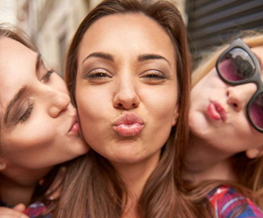
#> input picture examples/selfie.jpg, 263 x 218 px
$ python selfie.py   (older library calls are emulated)
#> lines starting #> are read from the running program, lines starting #| are printed output that depends on the picture
### src/pykuwahara/kuwahara.py
from typing import Literal, Optional
import numbers
import warnings

import cv2
import numpy as np


# dtypes accepted as-is by cv2.cvtColor (native byte order only)
_CVTCOLOR_DTYPES = (np.dtype(np.uint8), np.dtype(np.uint16), np.dtype(np.float32))


def _work_dtype(dtype: np.dtype) -> type:
    """Floating dtype used for the computations (float32 unless it loses precision)."""
    if dtype.kind in 'biu' and dtype.itemsize == 1:
        return np.float32
    if dtype.kind == 'f' and dtype.itemsize <= 4:
        return np.float32
    return np.float64


def kuwahara(
    orig_img: np.ndarray,
    method: Literal["mean", "gaussian"] = "mean",
    radius: int = 3,
    sigma: Optional[float] = None,
    grayconv: int = cv2.COLOR_BGR2GRAY,
    image_2d: Optional[np.ndarray] = None,
) -> np.ndarray:
    """
    Get the image filtered with Kuwahara method.

    Computations are done in float32 for 8-bit, float16 and float32 inputs, and in
    float64 for all other dtypes (16-bit and wider integers, float64). For integer
    inputs, the output is truncated toward zero when cast back to the input dtype.

    :param orig_img: original numpy image, of shape ``(H, W)`` or ``(H, W, C)``
    :type orig_img: :class:`numpy.ndarray`
    :param method: method used to compute the pixels values
    :type method: `Literal['mean', 'gaussian']`
    :param radius: the window radius (`winsize = 2 * radius + 1`), greater than or equal to 1
    :type radius: `int`
    :param sigma: the sigma used if method is "gaussian", automatically computed by OpenCV when `None`
    :type sigma: `float` or `None`
    :param grayconv: OpenCV color conversion code for ``cv2.cvtColor(orig_img, grayconv)`` when ``image_2d``
        is omitted (3-channel input). It must produce a single-channel image. Default is ``cv2.COLOR_BGR2GRAY``.
    :type grayconv: `int`
    :param image_2d: the 1-channel image of shape ``(H, W)`` used to compute the variance, used instead
        of `grayconv` (3-channel input) or of the image itself (2-D input)
    :type image_2d: `numpy.ndarray` or `None`
    :returns: the filtered image, with the same shape and dtype as `orig_img`
    :rtype: `numpy.ndarray`
    :raises TypeError: if `orig_img` is not 2-D or 3-D, or if `radius` is not an integer
    :raises ValueError: if `radius` < 1, if `method` is unknown, if `image_2d` has not the
        shape ``(H, W)``, or if `grayconv` does not produce a single-channel image
    """

    # Filter description:
    # The Kuwahara filter works on a window divided into 4 overlapping
    # subwindows (for a 5x5 pixels example, see below). In each subwindow, the mean and
    # variance are computed. The output value (located at the center of the
    # window) is set to the mean of the subwindow with the smallest variance.
    #
    #     ( a  a  ab   b  b)
    #     ( a  a  ab   b  b)
    #     (ac ac abcd bd bd)
    #     ( c  c  cd   d  d)
    #     ( c  c  cd   d  d)
    #
    # Inspired by:
    #       python-kuwahara by Andrew Dussault, 2015 : https://github.com/adussault/python-kuwahara
    #       which it itself based on original Matlab code from Luca Balbi, 2007

    if orig_img.ndim != 2 and orig_img.ndim != 3:
        raise TypeError("Incorrect number of dimensions (expected 2 or 3)")

    if isinstance(radius, bool) or not isinstance(radius, numbers.Integral):
        raise TypeError('`radius` must be int')
    radius = int(radius)

    if radius < 1:
        raise ValueError('`radius` must be greater than or equal to 1')

    if method not in ('mean', 'gaussian'):
        raise ValueError('unsupported method %s' % method)

    if method == 'gaussian' and sigma is None:
        sigma = -1
        # then computed by OpenCV as : 0.3 * ((ksize - 1) * 0.5 - 1) + 0.8
        # see: https://docs.opencv.org/master/d4/d86/group__imgproc__filter.html#gac05a120c1ae92a6060dd0db190a61afa

    # convert to float if necessary for further math computation
    work_dtype = _work_dtype(orig_img.dtype)
    image = orig_img.astype(work_dtype, copy=False)

    if image_2d is not None:
        image_2d = np.asarray(image_2d)
        if image_2d.ndim != 2 or image_2d.shape != image.shape[:2]:
            raise ValueError(
                f"`image_2d` must be a 2-D array of shape {image.shape[:2]}, got {image_2d.shape}"
            )
        image_2d = image_2d.astype(work_dtype, copy=False)

    # preallocate these arrays
    avgs = np.empty((4, *image.shape), dtype=work_dtype)
    variances = np.empty((4, *image.shape[:2]), dtype=work_dtype)

    if image.ndim == 3 and image_2d is None:
        if orig_img.dtype in _CVTCOLOR_DTYPES and orig_img.dtype.isnative:
            cvt_src = orig_img
        else:
            # OpenCV rejects other depths (e.g. CV_16S, CV_64F) for typical color conversions.
            if orig_img.dtype.kind == 'f' and orig_img.dtype.itemsize == 8:
                warnings.warn(
                    "3-channel float64 input without `image_2d`: OpenCV `cv2.cvtColor` does not "
                    "support CV_64F; the grayscale conversion (grayconv) is computed in float32, "
                    "the filtering itself stays in float64. Pass an explicit 1-channel `image_2d` "
                    "for a full-precision variance guide.",
                    UserWarning,
                    stacklevel=2,
                )
            cvt_src = image.astype(np.float32, copy=False)
        image_2d = cv2.cvtColor(cvt_src, grayconv)
        if image_2d.ndim != 2:
            raise ValueError("`grayconv` must produce a single-channel (2-D) image")
        image_2d = image_2d.astype(work_dtype, copy=False)

    if image_2d is None:
        image_2d = image
        avgs_2d = avgs
    else:
        avgs_2d = np.empty((4, *image.shape[:2]), dtype=work_dtype)

    # Create a pixel-by-pixel square of the image
    squared_img = image_2d ** 2

    if method == 'mean':
        kxy = np.ones(radius + 1, dtype=work_dtype) / (radius + 1)    # kernelX and kernelY (same)
    elif method == 'gaussian':
        ktype = cv2.CV_64F if work_dtype is np.float64 else cv2.CV_32F
        kxy = cv2.getGaussianKernel(2 * radius + 1, sigma, ktype=ktype)
        kxy /= kxy[radius:].sum()   # normalize the semi-kernels
        klr = np.array([kxy[:radius+1], kxy[radius:]])
        kindexes = [[1, 1], [1, 0], [0, 1], [0, 0]]

    # the anchor (pixel position) for all kernel quadrants
    anchors = [(0, 0), (0,  radius), (radius, 0), (radius, radius)]

    # Calculation of averages and variances on subwindows
    for k in range(4):
        if method == 'mean':
            kx = ky = kxy
        elif method == 'gaussian':
            kx, ky = klr[kindexes[k]]
        cv2.sepFilter2D(image, -1, kx, ky, avgs[k], anchors[k])
        if avgs_2d is not avgs: # else, this is already done...
            cv2.sepFilter2D(image_2d, -1, kx, ky, avgs_2d[k], anchors[k])
        cv2.sepFilter2D(squared_img, -1, kx, ky, variances[k], anchors[k])
        variances[k] = variances[k] - avgs_2d[k] ** 2    # compute the final variance on subwindow

    # Choice of index with minimum variance
    indices = np.argmin(variances, axis=0)

    # Building the filtered image
    if image.ndim == 2:
        filtered = np.take_along_axis(avgs, indices[None,...], 0).reshape(image.shape)
    else:   # then avgs.ndim == 4
        filtered = np.take_along_axis(avgs, indices[None,...,None], 0).reshape(image.shape)

    return filtered.astype(orig_img.dtype)

### examples/selfie.py
import cv2
from pykuwahara import kuwahara

image = cv2.imread('selfie.jpg')
#> image is the input picture: shape (218, 263, 3); mean B, G, R 89.7, 108.2, 154
#image = (image / 255).astype('float32')     # pykuwahara supports float32 as well

lab_image = cv2.cvtColor(image, cv2.COLOR_BGR2Lab)
#> lab_image: shape (218, 263, 3); mean of channels 0, 1, 2 125.4, 144.3, 145.9
l, a, b = cv2.split(lab_image)
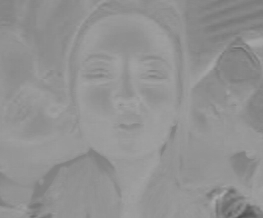
#> b: shape (218, 263); min 80, max 170, mean 145.9

hsv_image = cv2.cvtColor(image, cv2.COLOR_BGR2HSV)
#> hsv_image: shape (218, 263, 3); mean H, S, V 18.4, 121.8, 154.2
h, s, v = cv2.split(hsv_image)
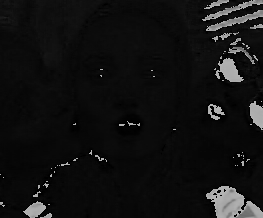
#> h: shape (218, 263); min 0, max 179, mean 18.4
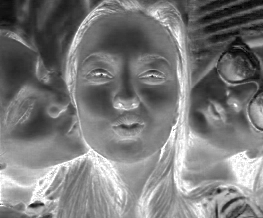
#> s: shape (218, 263); min 0, max 255, mean 121.8
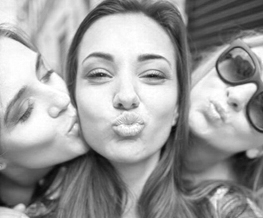
#> v: shape (218, 263); min 7, max 255, mean 154.2

filt1 = kuwahara(image, method='gaussian', radius=5, sigma=2., image_2d=l)
filt2 = kuwahara(image, method='gaussian', radius=5, sigma=2., image_2d=v)
#> call 2 of kuwahara, with method = 'gaussian', radius = 5, sigma = 2, grayconv = 6
#> in kuwahara (call 2), `squared_img = image_2d ** 2`:
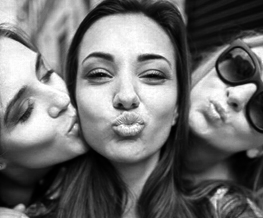
#> squared_img: shape (218, 263) float32; min 49, max 65025, mean 28121; drawn with min black and max white
#> in kuwahara (call 2), `ktype = cv2.CV_64F if work_dtype is np.float64 else cv2.CV_32F`: ktype = 5
#> in kuwahara (call 2), `kxy = cv2.getGaussianKernel(2 * radius + 1, sigma, ktype=ktype)`: kxy = [0.00881, 0.0271, 0.0651, 0.122, 0.177, 0.201, 0.177, 0.122, 0.0651, 0.0271, 0.00881]
#> in kuwahara (call 2), `kxy /= kxy[radius:].sum()`: kxy = [0.0147, 0.0452, 0.108, 0.203, 0.295, 0.334, 0.295, 0.203, 0.108, 0.0452, 0.0147]
#> the loop in kuwahara (call 2), `for k in range(4):` made 4 passes
#> (kx, ky) on passes 2 to 3: ([0.334, 0.295, 0.203, 0.108, 0.0452, 0.0147], [0.0147, 0.0452, 0.108, 0.203, 0.295, 0.334]), ([0.0147, 0.0452, 0.108, 0.203, 0.295, 0.334], [0.334, 0.295, 0.203, 0.108, 0.0452, 0.0147])
#> ky on passes 1, 4: [0.334, 0.295, 0.203, 0.108, 0.0452, 0.0147], [0.0147, 0.0452, 0.108, 0.203, 0.295, 0.334]
#> in kuwahara (call 2), `indices = np.argmin(variances, axis=0)`:
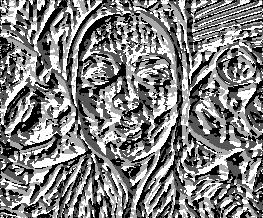
#> indices: shape (218, 263) int64; min 0, max 3, mean 1.5; drawn with min black and max white
#> in kuwahara (call 2), `filtered = np.take_along_axis(avgs, indices[None,...,None], 0).reshape..`:
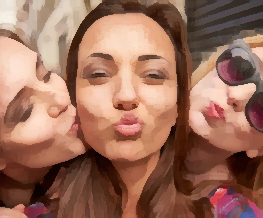
#> filtered: shape (218, 263, 3) float32; mean B, G, R 91.7, 110.1, 155.5
#filt = kuwahara(lab_image, method='gaussian', radius=5, sigma=2., image_2d=l)

cv2.imwrite('selfie-kfilt-gaus1.jpg', filt1)
cv2.imwrite('selfie-kfilt-gaus2.jpg', filt2)
#cv2.imwrite('selfie-kfilt-gaus.jpg', (cv2.cvtColor(filt, cv2.COLOR_Lab2BGR) * 255).astype('uint8'))

$ run again, with examples/lion.jpg copied over examples/selfie.jpg
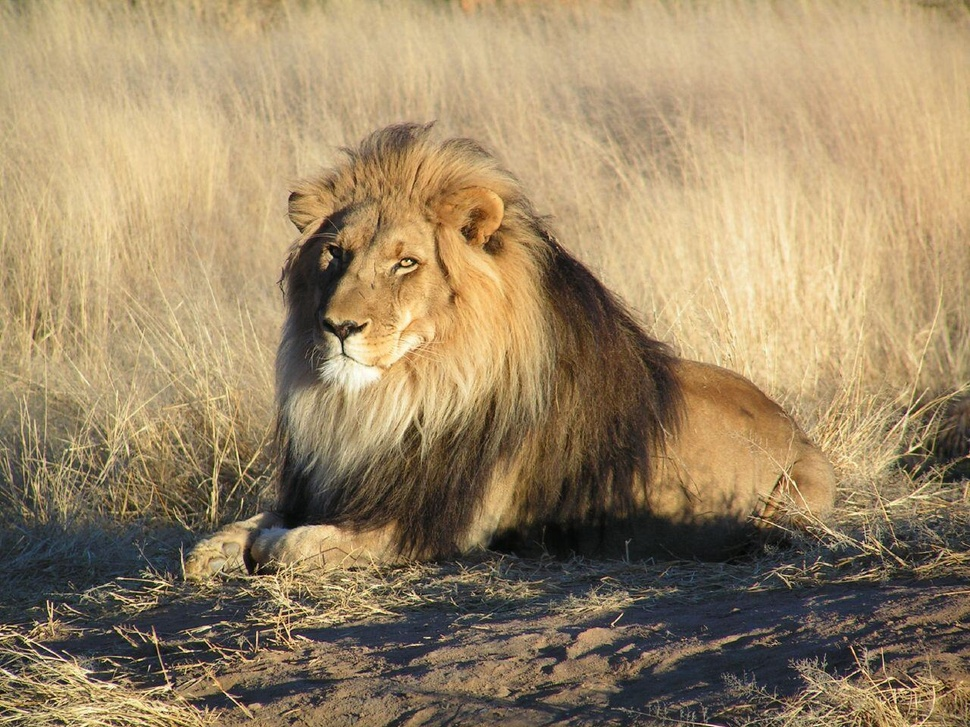
#> input picture examples/lion.jpg, 970 x 727 px, shrunk from 1280 x 960 before the run
#> image is the input picture: shape (727, 970, 3); mean B, G, R 102.3, 135.3, 156.3
#> lab_image: shape (727, 970, 3); mean of channels 0, 1, 2 144.5, 131.2, 148.2
#> hsv_image: shape (727, 970, 3); mean H, S, V 29.3, 88.7, 157.4
#> in kuwahara (call 2), `squared_img = image_2d ** 2`:
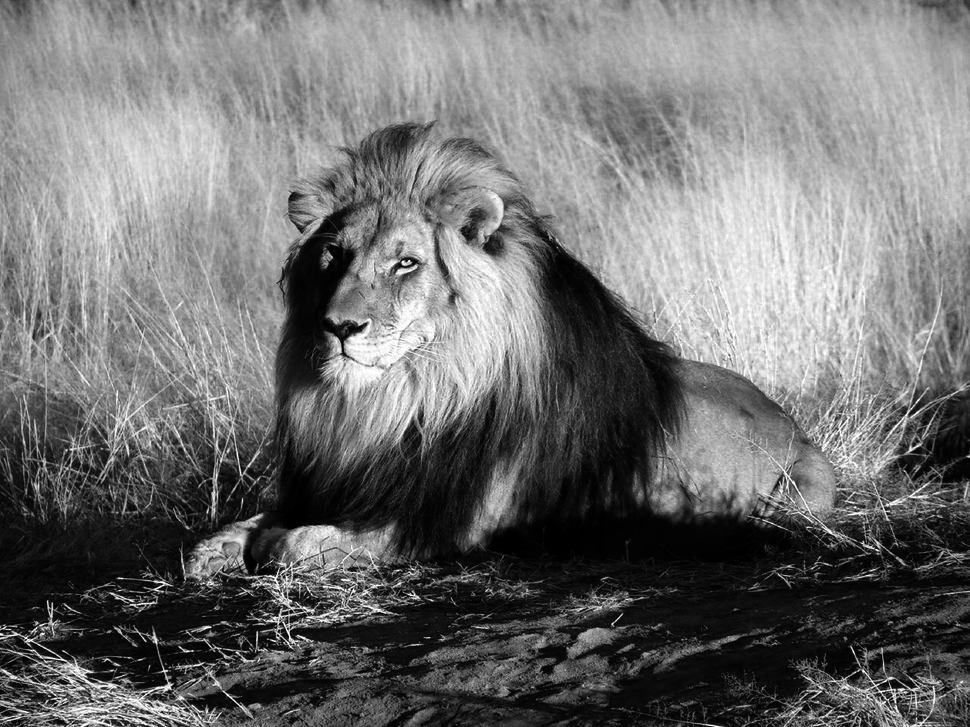
#> squared_img: shape (727, 970) float32; min 16, max 65025, mean 28965.8; drawn with min black and max white
#> ktype = 5
#> in kuwahara (call 2), `kxy = cv2.getGaussianKernel(2 * radius + 1, sigma, ktype=ktype)`: kxy = [0.00881, 0.0271, 0.0651, 0.122, 0.177, 0.201, 0.177, 0.122, 0.0651, 0.0271, 0.00881]
#> in kuwahara (call 2), `kxy /= kxy[radius:].sum()`: kxy = [0.0147, 0.0452, 0.108, 0.203, 0.295, 0.334, 0.295, 0.203, 0.108, 0.0452, 0.0147]
#> the loop in kuwahara (call 2), `for k in range(4):` made 4 passes
#> (kx, ky) on passes 2 to 3: ([0.334, 0.295, 0.203, 0.108, 0.0452, 0.0147], [0.0147, 0.0452, 0.108, 0.203, 0.295, 0.334]), ([0.0147, 0.0452, 0.108, 0.203, 0.295, 0.334], [0.334, 0.295, 0.203, 0.108, 0.0452, 0.0147])
#> in kuwahara (call 2), `indices = np.argmin(variances, axis=0)`:
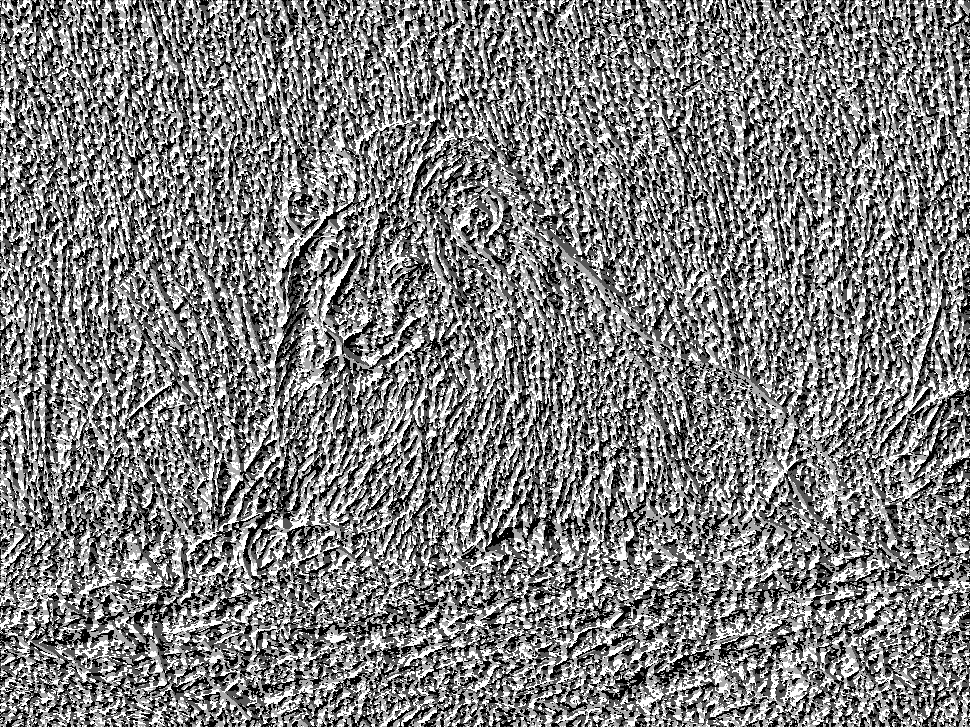
#> indices: shape (727, 970) int64; min 0, max 3, mean 1.5; drawn with min black and max white

$ run again, with examples/photo.jpg copied over examples/selfie.jpg
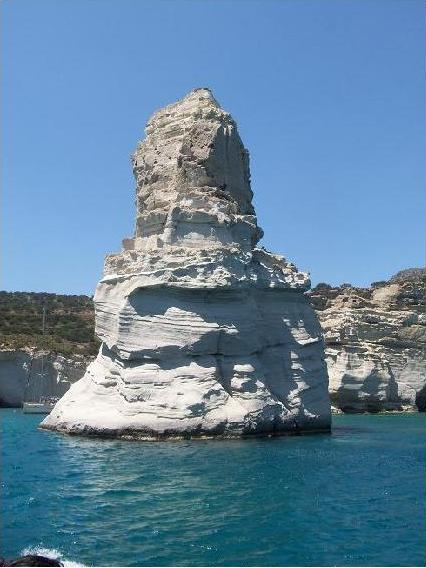
#> input picture examples/photo.jpg, 426 x 568 px
#> image is the input picture: shape (568, 426, 3); mean B, G, R 158.9, 132.2, 98
#> lab_image: shape (568, 426, 3); mean of channels 0, 1, 2 136.2, 124.3, 110.6
#> hsv_image: shape (568, 426, 3); mean H, S, V 89.9, 103.9, 160.8
#> in kuwahara (call 2), `squared_img = image_2d ** 2`:
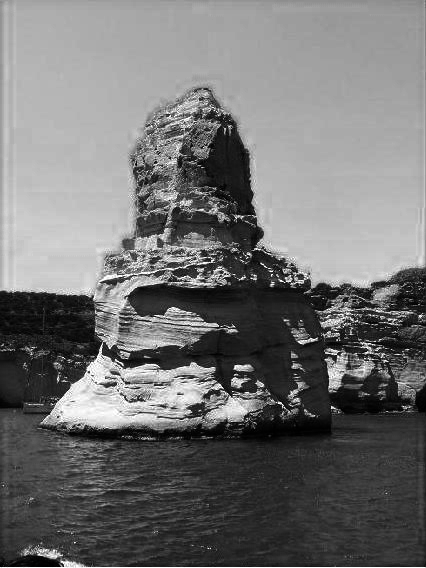
#> squared_img: shape (568, 426) float32; min 0, max 65025, mean 29181.5; drawn with min black and max white
#> ktype = 5
#> in kuwahara (call 2), `kxy = cv2.getGaussianKernel(2 * radius + 1, sigma, ktype=ktype)`: kxy = [0.00881, 0.0271, 0.0651, 0.122, 0.177, 0.201, 0.177, 0.122, 0.0651, 0.0271, 0.00881]
#> in kuwahara (call 2), `kxy /= kxy[radius:].sum()`: kxy = [0.0147, 0.0452, 0.108, 0.203, 0.295, 0.334, 0.295, 0.203, 0.108, 0.0452, 0.0147]
#> the loop in kuwahara (call 2), `for k in range(4):` made 4 passes
#> (kx, ky) on passes 2 to 3: ([0.334, 0.295, 0.203, 0.108, 0.0452, 0.0147], [0.0147, 0.0452, 0.108, 0.203, 0.295, 0.334]), ([0.0147, 0.0452, 0.108, 0.203, 0.295, 0.334], [0.334, 0.295, 0.203, 0.108, 0.0452, 0.0147])
#> in kuwahara (call 2), `indices = np.argmin(variances, axis=0)`:
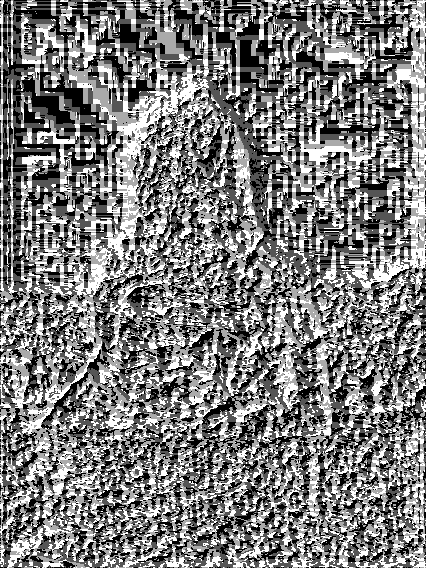
#> indices: shape (568, 426) int64; min 0, max 3, mean 1.47; drawn with min black and max white
